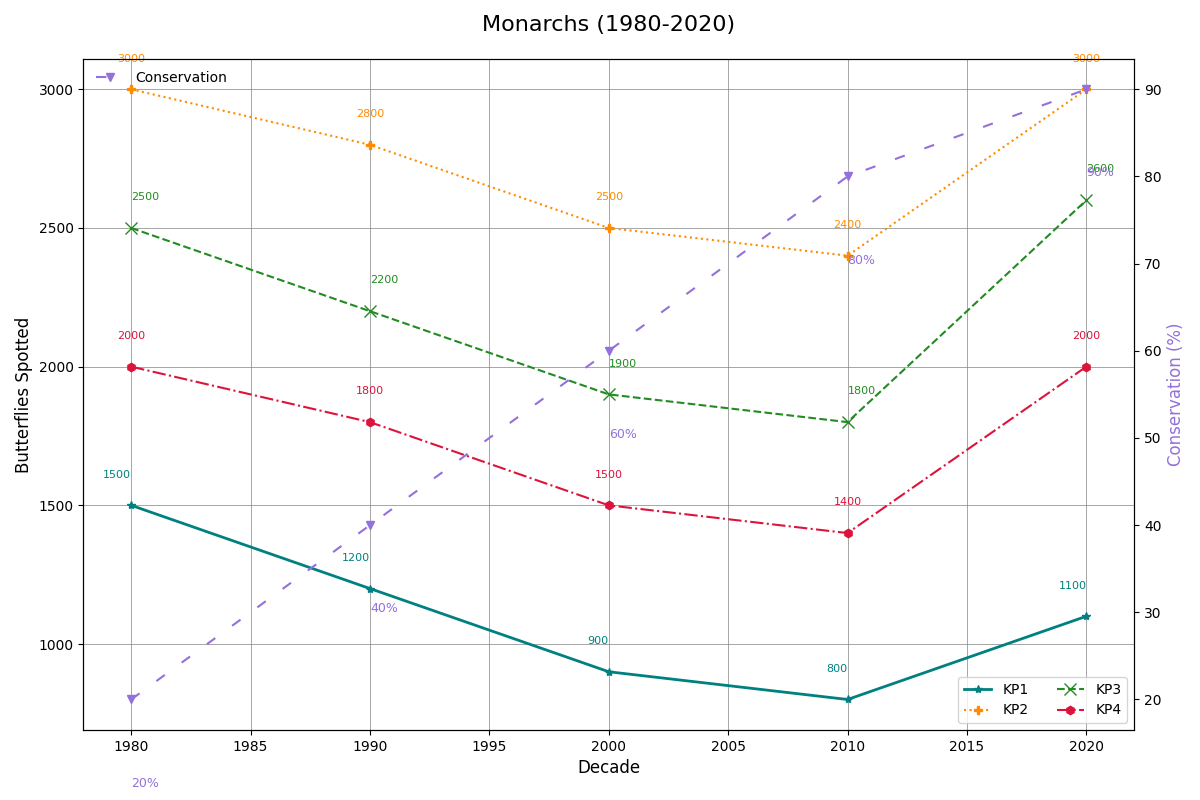

Generate this figure with Python:
import matplotlib.pyplot as plt
import numpy as np

# Decades
decades = np.array([1980, 1990, 2000, 2010, 2020])

# Number of butterflies spotted at different points
key_point_1 = np.array([1500, 1200, 900, 800, 1100])
key_point_2 = np.array([3000, 2800, 2500, 2400, 3000])
key_point_3 = np.array([2500, 2200, 1900, 1800, 2600])
key_point_4 = np.array([2000, 1800, 1500, 1400, 2000])

# Conservation efforts effectiveness
conservation_efforts = np.array([20, 40, 60, 80, 90])

fig, ax = plt.subplots(figsize=(12, 8))

# Plot data with altered styles
ax.plot(decades, key_point_1, '*-', label='KP1', color='teal', linewidth=2)
ax.plot(decades, key_point_2, ':', label='KP2', color='darkorange', marker='P')
ax.plot(decades, key_point_3, 'x--', label='KP3', color='forestgreen', markersize=8)
ax.plot(decades, key_point_4, 'h-.', label='KP4', color='crimson')

ax2 = ax.twinx()
ax2.plot(decades, conservation_efforts, 'v-', color='mediumpurple', label='Conservation', linestyle=(0, (5, 10)))

# Titles and labels
ax.set_title('Monarchs (1980-2020)', fontsize=16, pad=20)
ax.set_xlabel('Decade', fontsize=12)
ax.set_ylabel('Butterflies Spotted', fontsize=12)
ax2.set_ylabel('Conservation (%)', fontsize=12, color='mediumpurple')

# Legend and grid
ax.legend(loc='lower right', fontsize=10, ncol=2)
ax2.legend(loc='upper left', fontsize=10, frameon=False)
ax.grid(True, linestyle='-', linewidth=0.7, color='gray', alpha=0.7)

# Tweaked annotations
for decade, kp1, kp2, kp3, kp4 in zip(decades, key_point_1, key_point_2, key_point_3, key_point_4):
    ax.text(decade, kp1 + 100, f'{kp1}', ha='right', fontsize=8, color='teal')
    ax.text(decade, kp2 + 100, f'{kp2}', ha='center', fontsize=8, color='darkorange')
    ax.text(decade, kp3 + 100, f'{kp3}', ha='left', fontsize=8, color='forestgreen')
    ax.text(decade, kp4 + 100, f'{kp4}', ha='center', fontsize=8, color='crimson')

for decade, ce in zip(decades, conservation_efforts):
    ax2.text(decade, ce - 10, f'{ce}%', ha='left', fontsize=9, color='mediumpurple')

plt.tight_layout()
plt.show()
